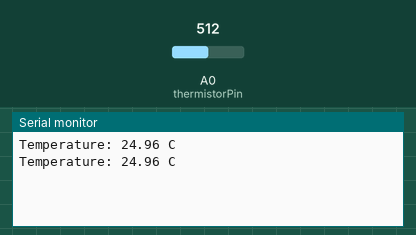
Simulated run of this sketch. Board: Arduino Uno, built with avr-gcc and run on an emulated ATmega328P. Shown: the last lines printed to the serial monitor. The test bench sets the inputs (shaded band); at power-on: A0 (thermistorPin) = 512.

Above: at 1.8 s.
1.9 s: A0 (thermistorPin) set to 716
At 2.8 s:
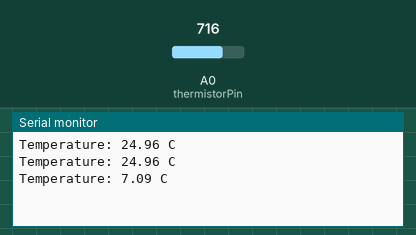
3.4 s: A0 (thermistorPin) set to 900
At 4.8 s:
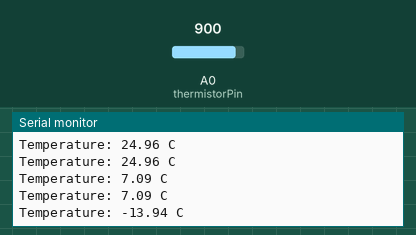
Timing chart, 0 to 6.4 s (numbered marks = the images above; inputs shaded):
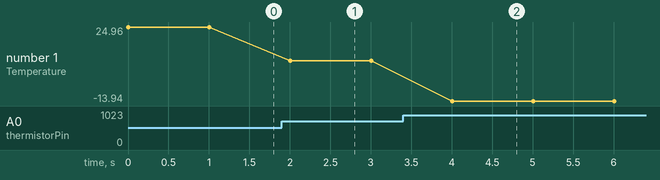

Measured:
- after the input at 1.9 s, the serial monitor: prints a new line after 0.10 s (image 1)
- after the input at 3.4 s, the serial monitor: prints a new line after 0.60 s (image 2)
- plotted number 1: 24.96 → 7.09 after the input at 1.9 s, 7.09 → -13.94 after the input at 3.4 s

The sketch:

2.thermistor_sensor.ino
```cpp
int thermistorPin = A0;
int thermistorValue;
float temperature;

void setup() {
  Serial.begin(9600);
}

void loop() {
  thermistorValue = analogRead(thermistorPin);
  temperature = (1 / (log(1 / (1023. / thermistorValue - 1)) / 3950 + 1.0 / 298.15) - 273.15); // Using Steinhart–Hart equation

  Serial.print("Temperature: ");
  Serial.print(temperature);
  Serial.println(" C");

  delay(1000);
}
```
